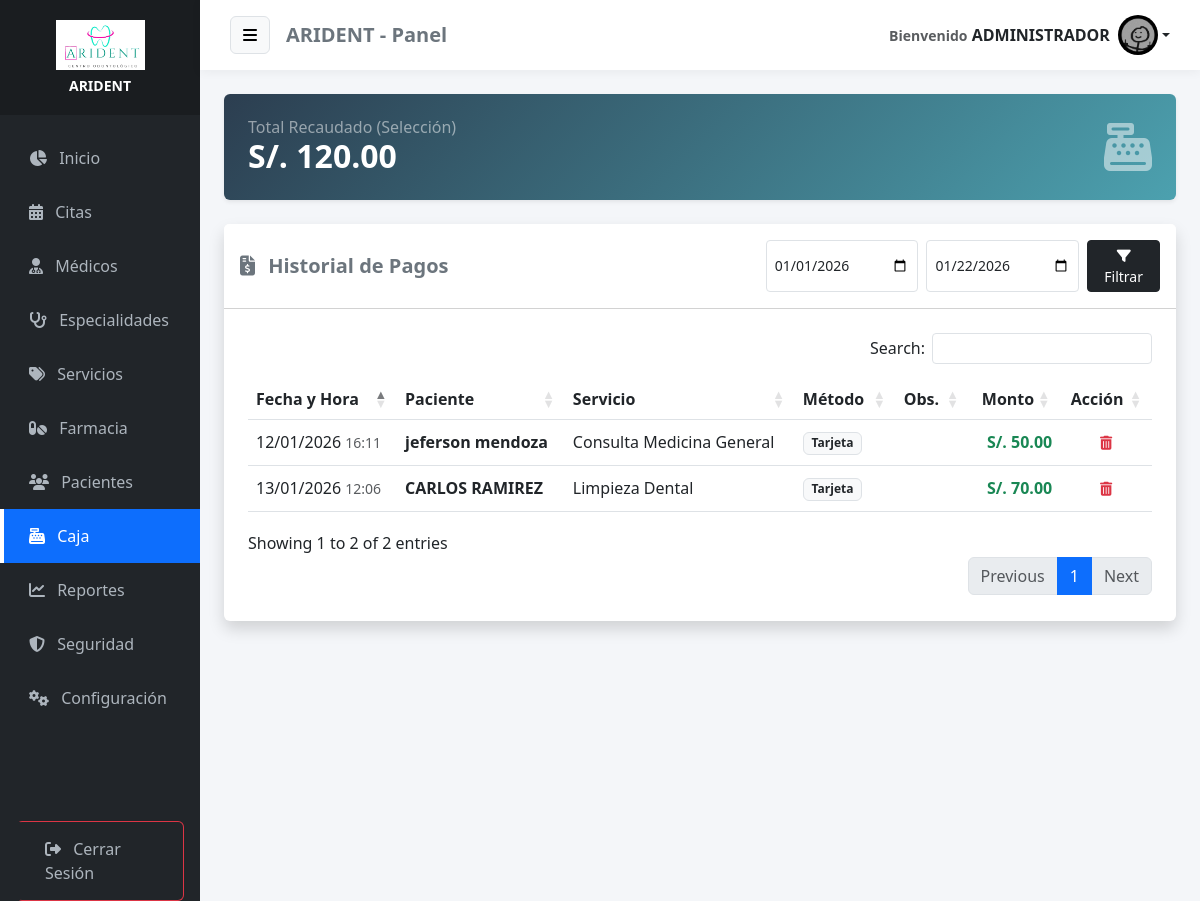
Page /pagos (signed in) on the committed database.
### tables this page shows
CREATE TABLE IF NOT EXISTS `configuracion` (
  `id` int NOT NULL,
  `nombre_clinica` varchar(100) DEFAULT NULL,
  `direccion` varchar(255) DEFAULT NULL,
  `telefono` varchar(50) DEFAULT NULL,
  `email` varchar(100) DEFAULT NULL,
  `moneda` varchar(5) DEFAULT 'S/.',
  `logo` varchar(255) DEFAULT NULL,
  PRIMARY KEY (`id`)
);

CREATE TABLE IF NOT EXISTS `pagos` (
  `id_pago` int NOT NULL AUTO_INCREMENT,
  `id_cita` int NOT NULL,
  `monto` decimal(10,2) NOT NULL,
  `metodo_pago` varchar(50) NOT NULL,
  `observaciones` text,
  `fecha_pago` datetime DEFAULT CURRENT_TIMESTAMP,
  PRIMARY KEY (`id_pago`),
  KEY `id_cita` (`id_cita`),
  CONSTRAINT `pagos_ibfk_1` FOREIGN KEY (`id_cita`) REFERENCES `citas` (`id_cita`) ON DELETE CASCADE
);

CREATE TABLE IF NOT EXISTS `usuarios` (
  `id_usuario` int NOT NULL AUTO_INCREMENT,
  `nombre` varchar(100) NOT NULL,
  `documento_identidad` varchar(20) DEFAULT NULL,
  `email` varchar(100) NOT NULL,
  `telefono` varchar(20) DEFAULT NULL,
  `grupo_sanguineo` varchar(5) DEFAULT NULL,
  `alergias` text,
  `enfermedades_cronicas` text,
  `password` varchar(255) NOT NULL,
  `avatar` varchar(255) DEFAULT NULL,
  `id_rol` int DEFAULT NULL,
  `fecha_creacion` timestamp NULL DEFAULT CURRENT_TIMESTAMP,
  PRIMARY KEY (`id_usuario`),
  UNIQUE KEY `email` (`email`),
  KEY `id_rol` (`id_rol`),
  CONSTRAINT `usuarios_ibfk_1` FOREIGN KEY (`id_rol`) REFERENCES `roles` (`id_rol`)
);

CREATE TABLE IF NOT EXISTS `servicios` (
  `id_servicio` int NOT NULL AUTO_INCREMENT,
  `nombre_servicio` varchar(100) NOT NULL,
  `descripcion` text,
  `precio` decimal(10,2) NOT NULL,
  `estado` enum('Activo','Inactivo') DEFAULT 'Activo',
  PRIMARY KEY (`id_servicio`)
);

### app/controllers/PagoController.php (called while the page is built, shortened)
<?php
require_once APP_ROOT . '/models/Pago.php';
require_once APP_ROOT . '/models/Configuracion.php';
class PagoController {
    public function index() {
        $database = new Database();
        $db = $database->connect();
        $pagoModel = new Pago($db);
        $configModel = new Configuracion($db);
        $empresa = $configModel->obtener();
        $fechaInicio = isset($_GET['inicio']) ? $_GET['inicio'] : date('Y-m-01');
        $fechaFin = isset($_GET['fin']) ? $_GET['fin'] : date('Y-m-d');
        $resultado = $pagoModel->listar($fechaInicio, $fechaFin);
        require_once APP_ROOT . '/views/admin/pagos.php';
    }
}

### app/models/Configuracion.php (called while the page is built, shortened)
<?php
class Configuracion {
    private $conn;
    private $table = 'configuracion';
    public function __construct($db) {
        $this->conn = $db;
    }
    public function obtener() {
        $query = "SELECT * FROM " . $this->table . " WHERE id = 1";
        $stmt = $this->conn->prepare($query);
        $stmt->execute();
        return $stmt->fetch(PDO::FETCH_ASSOC);
    }
}

### app/models/Pago.php (called while the page is built, shortened)
<?php
class Pago {
    private $conn;
    private $table = 'pagos';
    public function __construct($db) {
        $this->conn = $db;
    }
    public function listar($inicio = null, $fin = null) {
        $query = "SELECT p.id_pago, p.monto, p.metodo_pago, p.fecha_pago, p.observaciones,
                         u.nombre as paciente,
                         s.nombre_servicio
                  FROM " . $this->table . " p
                  JOIN citas c ON p.id_cita = c.id_cita
                  JOIN usuarios u ON c.id_paciente = u.id_usuario
                  LEFT JOIN servicios s ON c.id_servicio = s.id_servicio";
        $condiciones = [];
        if ($inicio && $fin) {
            $condiciones[] = "DATE(p.fecha_pago) BETWEEN :inicio AND :fin";
        }
        if (count($condiciones) > 0) {
            $query .= " WHERE " . implode(' AND ', $condiciones);
        }
        $query .= " ORDER BY p.fecha_pago DESC";
        $stmt = $this->conn->prepare($query);
        if ($inicio && $fin) {
            $stmt->bindParam(':inicio', $inicio);
            $stmt->bindParam(':fin', $fin);
        }
        $stmt->execute();
        return $stmt;
    }
}

### app/views/admin/pagos.php (the view, shortened to what this page needs)
<?php require_once APP_ROOT . '/views/layouts/header.php'; ?>
<div class="row mb-4">
    <div class="col-md-12">
        <div class="card border-0 shadow-sm text-white" style="background: linear-gradient(135deg, #2c3e50, #4ca1af);">
            <div class="card-body d-flex align-items-center justify-content-between p-4">
                <div>
                    <h6 class="mb-0 text-white-50">Total Recaudado (Selección)</h6>
                    <h2 class="mb-0 fw-bold" id="totalMonto">S/. 0.00</h2>
                </div>
                <i class="fas fa-cash-register fa-3x opacity-50"></i>
            </div>
        </div>
    </div>
</div>
<div class="card shadow border-0">
    <div class="card-header bg-white py-3 d-flex justify-content-between align-items-center flex-wrap gap-3">
        <h5 class="mb-0 fw-bold text-secondary"><i class="fas fa-file-invoice-dollar me-2"></i> Historial de Pagos</h5>
        <form action="<?php echo BASE_URL; ?>/pagos" method="GET" class="d-flex gap-2">
            <input type="date" name="inicio" class="form-control form-control-sm" value="<?php echo $fechaInicio; ?>" required>
            <input type="date" name="fin" class="form-control form-control-sm" value="<?php echo $fechaFin; ?>" required>
            <button type="submit" class="btn btn-dark btn-sm px-3"><i class="fas fa-filter"></i> Filtrar</button>
        </form>
    </div>
    <div class="card-body p-4">
        <div class="table-responsive">
            <table class="table table-hover align-middle" id="tablaPro">
                <thead class="bg-light">
                    <tr>
                        <th>Fecha y Hora</th>
                        <th>Paciente</th>
                        <th>Servicio</th>
                        <th>Método</th>
                        <th>Obs.</th>
                        <th class="text-end">Monto</th>
                        <th class="text-center">Acción</th>
                    </tr>
                </thead>
                <tbody>
                    <?php
                    if($resultado->rowCount() > 0):
                        while($row = $resultado->fetch(PDO::FETCH_ASSOC)):
                    ?>
                        <tr>
                            <td>
                                <?php echo date('d/m/Y', strtotime($row['fecha_pago'])); ?>
                                <small class="text-muted"><?php echo date('H:i', strtotime($row['fecha_pago'])); ?></small>
                            </td>
                            <td class="fw-bold text-dark"><?php echo $row['paciente']; ?></td>
                            <td><?php echo $row['nombre_servicio'] ? $row['nombre_servicio'] : 'Consulta General'; ?></td>
                            <td>
                                <span class="badge bg-light text-dark border">
                                    <?php echo $row['metodo_pago']; ?>
                                </span>
                            </td>
                            <td class="small text-muted fst-italic"><?php echo $row['observaciones']; ?></td>
                            <td class="text-end fw-bold text-success">
                                <?php echo $empresa['moneda'] . ' ' . number_format($row['monto'], 2); ?>
                            </td>
                            <td class="text-center">
                                <a href="#" onclick="confirmarEliminacion(<?php echo $row['id_pago']; ?>)" class="btn btn-sm btn-outline-danger border-0" title="Anular Pago">
                                    <i class="fas fa-trash-alt"></i>
                                </a>
                            </td>
                        </tr>
                    <?php endwhile; endif; ?>
                </tbody>
            </table>
        </div>
    </div>
</div>
<?php require_once APP_ROOT . '/views/layouts/footer.php'; ?>

### app/views/layouts/header.php (shortened to what this page needs)
<?php
require_once APP_ROOT . '/models/Configuracion.php';
$db_header = new Database();
$conn_header = $db_header->connect();
$configModel_header = new Configuracion($conn_header);
$empresa_header = $configModel_header->obtener();
$nombre_app = !empty($empresa_header['nombre_clinica']) ? $empresa_header['nombre_clinica'] : 'MediCitas';
$logo_app   = !empty($empresa_header['logo']) ? $empresa_header['logo'] : null;
$rol = $_SESSION['id_de_rol_de_usuario'] ?? 0;
$uri = $_SERVER['REQUEST_URI'];
?>
<!DOCTYPE html>
<html lang="es">
<head>
    <link href="https://cdn.jsdelivr.net/npm/bootstrap@5.3.0/dist/css/bootstrap.min.css" rel="stylesheet">
    <link rel="stylesheet" href="https://cdnjs.cloudflare.com/ajax/libs/font-awesome/6.4.0/css/all.min.css">
    <link rel="stylesheet" href="https://cdn.datatables.net/1.13.4/css/dataTables.bootstrap5.min.css">
    <link rel="stylesheet" href="https://cdn.datatables.net/buttons/2.3.6/css/buttons.bootstrap5.min.css">
    <link href="https://cdn.jsdelivr.net/npm/select2@4.1.0-rc.0/dist/css/select2.min.css" rel="stylesheet">
    <link href="https://cdn.jsdelivr.net/npm/select2-bootstrap-5-theme@1.3.0/dist/select2-bootstrap-5-theme.min.css" rel="stylesheet">
</head>
<body>
<div class="container-fluid">
    <div class="row flex-nowrap">
        <div class="col-auto col-md-3 col-xl-2 px-0 sidebar-col bg-dark" id="sidebar">
            <div class="logo-area">
                <?php if ($logo_app && file_exists(APP_ROOT . '/../public/uploads/' . $logo_app)): ?>
                    <div class="mb-2">
                        <img src="<?php echo BASE_URL; ?>/uploads/<?php echo $logo_app; ?>" class="img-fluid" style="max-height:50px;">
                    </div>
                    <h6 class="text-white mb-0 fw-bold small"><?php echo $nombre_app; ?></h6>
                <?php else: ?>
                    <h4 class="text-white mb-0">
                        <i class="fas fa-heartbeat text-primary"></i> <?php echo $nombre_app; ?>
                    </h4>
                <?php endif; ?>
            </div>
            <div class="sidebar-menu mt-3">
                <a href="<?= BASE_URL ?>/home" class="<?= strpos($uri,'home')!==false?'active':'' ?>">
                    <i class="fas fa-chart-pie me-2"></i> Inicio
                </a>
                <a href="<?= BASE_URL ?>/citas" class="<?= strpos($uri,'citas')!==false?'active':'' ?>">
                    <i class="fas fa-calendar-alt me-2"></i> Citas
                </a>
                <?php if ($rol == 1): ?>
                    <a href="<?= BASE_URL ?>/medicos" class="<?= strpos($uri,'medicos')!==false?'active':'' ?>"><i class="fas fa-user-md me-2"></i> Médicos</a>
                    <a href="<?= BASE_URL ?>/especialidades" class="<?= strpos($uri,'especialidades')!==false?'active':'' ?>"><i class="fas fa-stethoscope me-2"></i> Especialidades</a>
                    <a href="<?= BASE_URL ?>/servicios" class="<?= strpos($uri,'servicios')!==false?'active':'' ?>"><i class="fas fa-tags me-2"></i> Servicios</a>
                <?php endif; ?>
                <?php if ($rol == 1 || $rol == 4): ?>
                    <a href="<?= BASE_URL ?>/medicamentos" class="<?= strpos($uri,'medicamentos')!==false?'active':'' ?>"><i class="fas fa-pills me-2"></i> Farmacia</a>
                    <a href="<?= BASE_URL ?>/pacientes" class="<?= strpos($uri,'pacientes')!==false?'active':'' ?>"><i class="fas fa-users me-2"></i> Pacientes</a>
                    <a href="<?= BASE_URL ?>/pagos" class="<?= strpos($uri,'pagos')!==false?'active':'' ?>"><i class="fas fa-cash-register me-2"></i> Caja</a>
                <?php endif; ?>
                <?php if ($rol == 1): ?>
                    <a href="<?= BASE_URL ?>/reportes" class="<?= strpos($uri,'reportes')!==false?'active':'' ?>"><i class="fas fa-chart-line me-2"></i> Reportes</a>
                    <a href="<?= BASE_URL ?>/auditoria" class="<?= strpos($uri,'auditoria')!==false?'active':'' ?>"><i class="fas fa-shield-alt me-2"></i> Seguridad</a>
                    <a href="<?= BASE_URL ?>/configuracion" class="<?= strpos($uri,'configuracion')!==false?'active':'' ?>"><i class="fas fa-cogs me-2"></i> Configuración</a>
                <?php endif; ?>
                <div class="mt-5 pt-5 px-3">
                    <a href="<?= BASE_URL ?>/auth/logout" class="btn btn-outline-danger w-100 text-start">
                        <i class="fas fa-sign-out-alt me-2"></i> Cerrar Sesión
                    </a>
                </div>
            </div>
        </div>
        <div class="col content-col">
            <div class="top-navbar mb-4">
                <div class="d-flex align-items-center">
                    <button class="btn btn-light me-3 border" id="menu-toggle"><i class="fas fa-bars"></i></button>
                    <h5 class="m-0 text-secondary fw-bold d-none d-md-block"><?= $nombre_app ?> - Panel</h5>
                </div>
                <div class="dropdown">
                    <a class="nav-link dropdown-toggle fw-bold text-dark d-flex align-items-center" data-bs-toggle="dropdown">
                        <div class="me-2 text-end d-none d-md-block">
                            <small class="text-muted">Bienvenido</small>
                            <span><?= $_SESSION['user_name'] ?? 'Usuario' ?></span>
                        </div>
                        <?php if (!empty($_SESSION['user_avatar']) && file_exists(APP_ROOT . '/../public/uploads/' . $_SESSION['user_avatar'])): ?>
                            <img src="<?= BASE_URL ?>/uploads/<?= $_SESSION['user_avatar'] ?>" class="rounded-circle" style="width:40px;height:40px;">
                        <?php else: ?>
                            <i class="fas fa-user-circle fa-2x text-primary"></i>
                        <?php endif; ?>
                    </a>
                </div>
            </div>
            <div class="container-fluid px-4">

### app/views/layouts/header.php (style rules this page uses)
body { background-color: #f4f6f9; font-family: 'Segoe UI', sans-serif; overflow-x: hidden; }
.sidebar-col { min-height: 100vh; background: #212529; box-shadow: 2px 0 5px rgba(0,0,0,0.1); padding: 0; transition: all 0.3s; }
.logo-area { background: #1a1d20; padding: 20px 0; text-align: center; }
.sidebar-menu a { color: #adb5bd; text-decoration: none; display: block; padding: 15px 25px; border-left: 4px solid transparent; transition: 0.3s; }
.sidebar-menu a.active { background: #0d6efd; color: white; border-left-color: white; }
.content-col { padding: 0; background-color: #f4f6f9; transition: all 0.3s; }
.top-navbar { background: white; padding: 15px 30px; box-shadow: 0 2px 10px rgba(0,0,0,0.05); display: flex; justify-content: space-between; align-items: center; }

### rows in the picture
configuracion: logo (picture), nombre_clinica "ARIDENT", moneda "S/."
pagos: fecha_pago "13/01/2026", fecha_pago "12:06", usuarios.nombre "CARLOS RAMIREZ", servicios.nombre_servicio "Limpieza Dental", metodo_pago "Tarjeta", monto "70.00"
pagos: fecha_pago "12/01/2026", fecha_pago "16:11", usuarios.nombre "jeferson mendoza", servicios.nombre_servicio "Consulta Medicina General", metodo_pago "Tarjeta", monto "50.00"

### other values in the picture
$_SESSION['user_name'] "ADMINISTRADOR"
